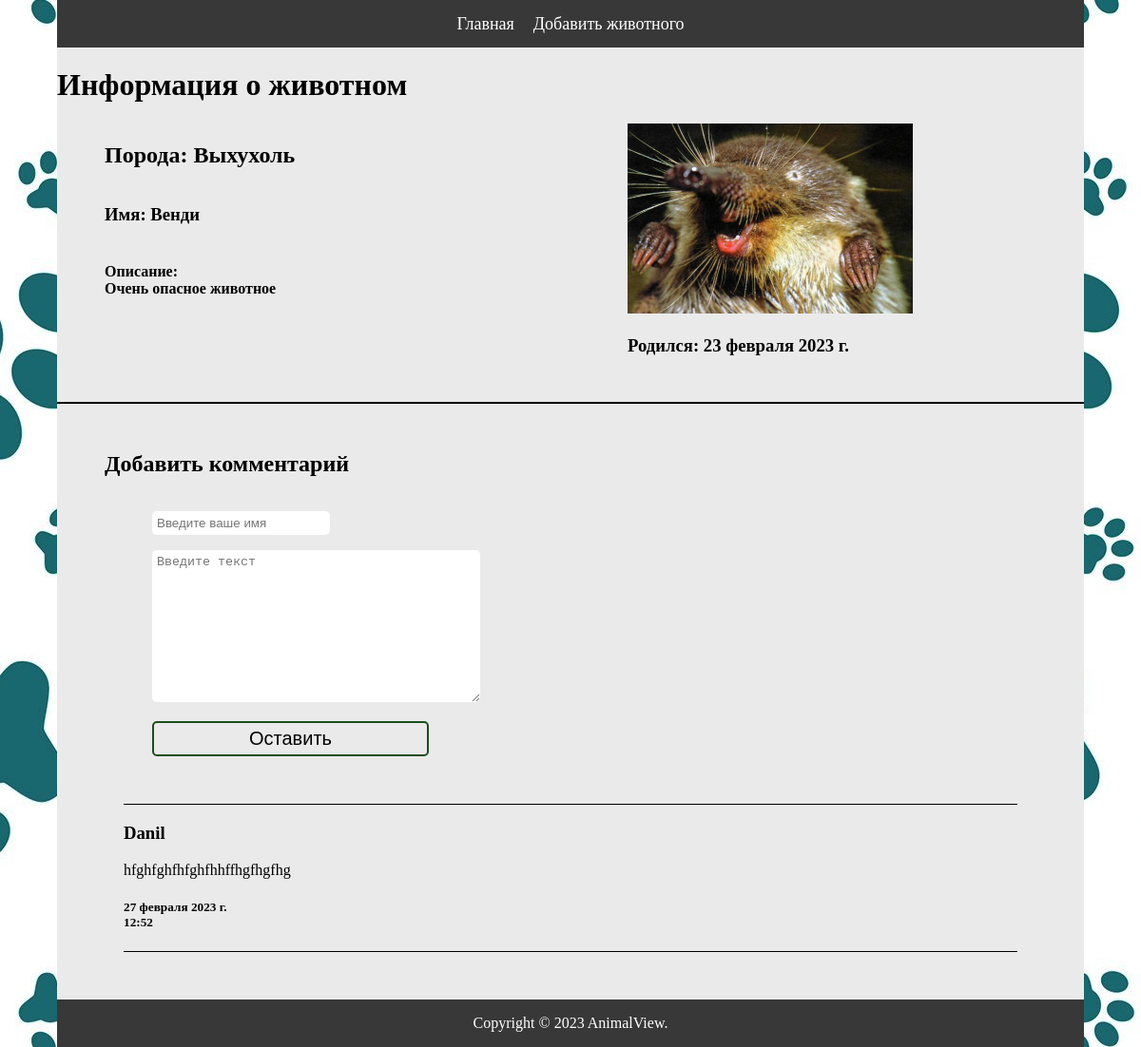
/post/5/, run on the app's committed database.
### animals/models.py (models this page shows, shortened)
class Animal(models.Model):
    kind = models.CharField(max_length=32, verbose_name='Вид')
    description = models.CharField(max_length=64, verbose_name='Описание')
    birthday = models.DateField(auto_now=False, null=True, blank=True, verbose_name='День рождения')
    image = models.ImageField(upload_to='media/photos/%Y/%m/%d/', verbose_name='Фото')
    name = models.CharField(max_length=32, verbose_name='Имя')
    class Meta:
        verbose_name = 'Животное'
        verbose_name_plural = 'Животные'

class Comment(models.Model):
    author = models.CharField(max_length=64, verbose_name='автор')
    text = models.TextField(blank=False, verbose_name='текст')
    date = models.DateTimeField(auto_now_add=True, verbose_name='дата')
    img = models.ForeignKey(Animal, on_delete=models.CASCADE, verbose_name='картинка', related_name='comments')
    class Meta:
        verbose_name = 'Комментарий'
        verbose_name_plural = 'Комментарии'
        ordering = ['-date', ]

### animals/views.py (the view)
# urls.py: path('post/<int:animal_id>/', animal_detail_view, name='animal_detail'),
def animal_detail_view(request, animal_id):
    detail = get_object_or_404(Animal, id=animal_id)
    if request.method == 'POST':
        form = CommentForm(request.POST)
        if form.is_valid():
            comment = form.save(commit=False)
            comment.img = detail
            comment.save()
            form = CommentForm()
    else:
        form = CommentForm()
    comment = detail.comments.all()
    context = {'animal_detail': detail, 'comments': comment, 'forms': form}
    return render(request, 'animals/animal_detail.html', context)

### animals/forms.py
class CommentForm(ModelForm):
    class Meta:
        model = Comment
        fields = ('author', 'text')
        widgets = {
            'author': TextInput(attrs={
                'class': 'form-control',
                'placeholder': 'Введите ваше имя'
            }),
            'text': Textarea(attrs={
                'class': 'form-control',
                'placeholder': 'Введите текст'
            }),
        }

### animals/templates/animals/animal_detail.html (shortened to what this page needs)
{% extends 'animals/layout.html' %}
{% block content %}
    <h1> Информация о животном </h1>
    <div class="info_detail">
        <div class="main_info">
            <h2> Порода: {{ animal_detail.kind }} </h2>
            <h3> Имя: {{ animal_detail.name }} </h3>
            <h4 style="width: 500px"> Описание: <br> {{ animal_detail.description }} </h4>
        </div>
        <div class="info_dop">
            <img style="width: 300px; height: 200px" src="{{ animal_detail.image.url }}" alt="">
            <h3> Родился: {{ animal_detail.birthday }} </h3>
        </div>
    </div>
    <hr style="border: 1px solid black; margin: 30px 0">
    <div class="comments">
        <h2> Добавить комментарий </h2>
        <form style="padding-left: 50px" method="post" enctype="multipart/form-data">
            <p>{{ forms.author }}</p>
            <p>{{ forms.text }}</p>
            <button class="send" type="submit"> Оставить </button>
        </form>
        {% for comment in comments %}
            <div class="more_comments">
                <h3>{{ comment.author }}</h3>
                <p>{{ comment.text }}</p>
                <h5 style="width: 115px">{{ comment.date }}</h5>
            </div>
        {% endfor %}
    </div>
{% endblock %}

### animals/static/animals/css/styles.css (style rules this page uses)
body { display: flex; margin: 0; padding: 0; justify-content: center; }
.form-control { border: none; padding: 5px; border-radius: 5px; }
.send { border-radius: 5px; border: 2px solid #1d4d1d; padding: 5px 100px; background: none; cursor: pointer; font-size: 20px; }
.info_detail { display: flex; padding: 0 50px; flex-direction: row; }
.main_info { display: flex; padding-right: 50px; flex-direction: column; }
.comments { display: flex; flex-direction: column; padding: 0 50px; }
.more_comments { margin: 50px 20px; border-top: 1px solid black; border-bottom: 1px solid black; }

### data on the page
Animal: kind "Выхухоль", name "Венди", description "Очень опасное животное", image (picture), birthday "23 февраля 2023 г."
Comment: author "Danil", text "hfghfghfhfghfhhffhgfhgfhg", date "27 февраля 2023 г. 12:52"
